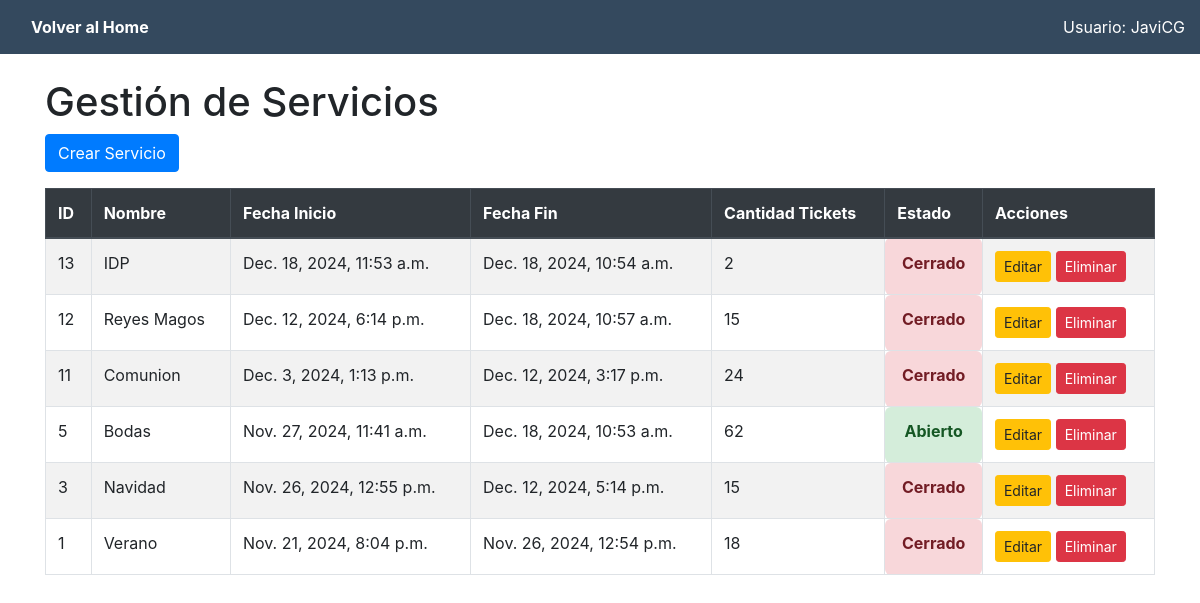
The app's page /tpv/servicios/ (signed in) with its own data.
### tpv_app/models.py (models this page shows, shortened)
class Usuario(AbstractBaseUser, PermissionsMixin):
    ROLES = [
        ('Administrador', 'Administrador'),
        ('Vendedor', 'Vendedor'),
    ]
    username = models.CharField(max_length=150, unique=True, verbose_name="Nombre de usuario")
    nombre = models.CharField(max_length=150, verbose_name="Nombre")
    apellido = models.CharField(max_length=150, verbose_name="Apellido")
    rol = models.CharField(max_length=15, choices=ROLES, default='Vendedor', verbose_name="Rol")
    is_active = models.BooleanField(default=True, verbose_name="¿Está activo?")
    is_staff = models.BooleanField(default=False, verbose_name="¿Es staff?")
    fecha_creacion = models.DateTimeField(auto_now_add=True, verbose_name="Fecha de creación")
    fecha_modificacion = models.DateTimeField(auto_now=True, verbose_name="Última modificación")
    USERNAME_FIELD = 'username'
    REQUIRED_FIELDS = ['nombre', 'apellido']
    objects = UsuarioManager()
    class Meta:
        verbose_name = "Usuario"
        verbose_name_plural = "Usuarios"

class Servicio(models.Model):
    ESTADO = [
        ('abierto', 'Abierto'),
        ('cerrado', 'Cerrado')
    ]
    id_servicio = models.AutoField(primary_key=True)
    nombre = models.CharField(max_length=100)
    fecha_inicio = models.DateTimeField()
    fecha_fin = models.DateTimeField(null=True, blank=True)
    cantidad_tickets = models.IntegerField(default=0, editable=False)
    total_ingresos = models.DecimalField(max_digits=12, decimal_places=2, default=0, editable=False)
    estado = models.CharField(max_length=10, choices=ESTADO)

### tpv_app/views/service_views.py (the view)
# urls.py: path('servicios/', listar_servicios, name='servicios'),
@login_required
def listar_servicios(request):
    servicios = Servicio.objects.all().order_by('-fecha_inicio')
    paginator = Paginator(servicios, 6)  # 6 servicios por página
    page_number = request.GET.get('page', 1)
    try:
        page_obj = paginator.get_page(page_number)
    except EmptyPage:
        page_obj = paginator.get_page(paginator.num_pages)
    return render(request, 'servicios.html', {
        'page_obj': page_obj,'usuario': request.user
    })

### tpv_app/templates/servicios.html (shortened to what this page needs)
<!DOCTYPE html>
<html lang="es">
<head>
    <link rel="stylesheet" href="https://cdn.jsdelivr.net/npm/bootstrap@4.5.2/dist/css/bootstrap.min.css">
</head>
<body>
    <nav>
        <div>
            <a href="{% url 'home' %}">Volver al Home</a>
        </div>
        <div>
            Usuario: {{ usuario.username }}
        </div>
    </nav>
    <div class="container">
        <h1 class="mt-4">Gestión de Servicios</h1>
        <button class="btn btn-primary mb-3" data-toggle="modal" data-target="#crearServicioModal">
            Crear Servicio
        </button>
        <table class="table table-bordered table-striped">
            <thead class="thead-dark">
                <tr>
                    <th>ID</th>
                    <th>Nombre</th>
                    <th>Fecha Inicio</th>
                    <th>Fecha Fin</th>
                    <th>Cantidad Tickets</th>
                    <th>Estado</th>
                    <th>Acciones</th>
                </tr>
            </thead>
            <tbody>
                {% for servicio in page_obj.object_list %}
                <tr>
                    <td>{{ servicio.id_servicio }}</td>
                    <td>{{ servicio.nombre }}</td>
                    <td>{{ servicio.fecha_inicio }}</td>
                    <td>{{ servicio.fecha_fin|default:"-" }}</td>
                    <td>{{ servicio.cantidad_tickets }}</td>
                    <td class="{% if servicio.estado == 'abierto' %}estado-abierto{% else %}estado-cerrado{% endif %}">
                        {{ servicio.get_estado_display }}
                    </td>
                    <td>
                        <button class="btn btn-warning btn-sm" data-toggle="modal" data-target="#crearServicioModal"
                                onclick="editarServicio('{{ servicio.id_servicio }}', '{{ servicio.nombre }}', '{{ servicio.estado }}')">
                            Editar
                        </button>
                        <a href="{% url 'borrar_servicio' servicio.id_servicio %}" class="btn btn-danger btn-sm" onclick="return confirm('¿Estás seguro de que deseas eliminar este servicio?');">
                            Eliminar
                        </a>
                    </td>
                </tr>
                {% empty %}
                <tr>
                    <td colspan="7" class="text-center">No hay servicios disponibles.</td>
                </tr>
                {% endfor %}
            </tbody>
        </table>
    </div>
</body>
</html>

### tpv_app/templates/servicios.html (style rules this page uses)
nav { background-color: #34495e; color: #fff; padding: 15px; display: flex; justify-content: space-between; align-items: center; }
nav a { color: #fff; text-decoration: none; font-weight: bold; padding: 8px 16px; border-radius: 6px; transition: background-color 0.3s; }
.estado-abierto { background-color: #d4edda; color: #155724; font-weight: bold; text-align: center; border-radius: 6px; padding: 4px; }
.estado-cerrado { background-color: #f8d7da; color: #721c24; font-weight: bold; text-align: center; border-radius: 6px; padding: 4px; }

### records on screen
Usuario: username "JaviCG"
Servicio: id_servicio "13", nombre "IDP", fecha_inicio "Dec. 18, 2024, 11:53 a.m.", fecha_fin "Dec. 18, 2024, 10:54 a.m.", cantidad_tickets "2", estado "Cerrado"
Servicio: id_servicio "12", nombre "Reyes Magos", fecha_inicio "Dec. 12, 2024, 6:14 p.m.", fecha_fin "Dec. 18, 2024, 10:57 a.m.", cantidad_tickets "15", estado "Cerrado"
Servicio: id_servicio "11", nombre "Comunion", fecha_inicio "Dec. 3, 2024, 1:13 p.m.", fecha_fin "Dec. 12, 2024, 3:17 p.m.", cantidad_tickets "24", estado "Cerrado"
Servicio: id_servicio "5", nombre "Bodas", fecha_inicio "Nov. 27, 2024, 11:41 a.m.", fecha_fin "Dec. 18, 2024, 10:53 a.m.", cantidad_tickets "62", estado "Abierto"
Servicio: id_servicio "3", nombre "Navidad", fecha_inicio "Nov. 26, 2024, 12:55 p.m.", fecha_fin "Dec. 12, 2024, 5:14 p.m.", cantidad_tickets "15", estado "Cerrado"
Servicio: id_servicio "1", nombre "Verano", fecha_inicio "Nov. 21, 2024, 8:04 p.m.", fecha_fin "Nov. 26, 2024, 12:54 p.m.", cantidad_tickets "18", estado "Cerrado"
